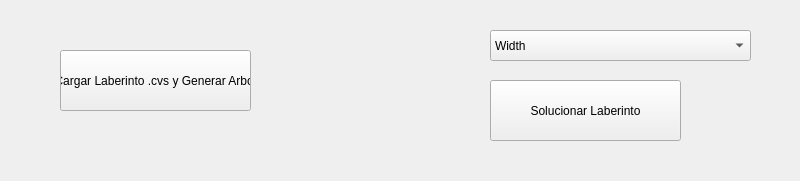
<?xml version="1.0" encoding="UTF-8"?>
<ui version="4.0">
 <class>MainWindow</class>
 <widget class="QMainWindow" name="MainWindow">
  <property name="geometry">
   <rect>
    <x>0</x>
    <y>0</y>
    <width>800</width>
    <height>181</height>
   </rect>
  </property>
  <property name="windowTitle">
   <string>MainWindow</string>
  </property>
  <widget class="QWidget" name="centralwidget">
   <widget class="QComboBox" name="comboBox">
    <property name="geometry">
     <rect>
      <x>490</x>
      <y>30</y>
      <width>261</width>
      <height>31</height>
     </rect>
    </property>
    <item>
     <property name="text">
      <string>Width</string>
     </property>
    </item>
    <item>
     <property name="text">
      <string>Depth</string>
     </property>
    </item>
    <item>
     <property name="text">
      <string>A*</string>
     </property>
    </item>
    <item>
     <property name="text">
      <string>Greedy Search</string>
     </property>
    </item>
    <item>
     <property name="text">
      <string>Interactive Depth</string>
     </property>
    </item>
    <item>
     <property name="text">
      <string>Uniform Cost Search</string>
     </property>
    </item>
   </widget>
   <widget class="QPushButton" name="pushButton">
    <property name="geometry">
     <rect>
      <x>60</x>
      <y>50</y>
      <width>191</width>
      <height>61</height>
     </rect>
    </property>
    <property name="text">
     <string>Cargar Laberinto .cvs y Generar Arbol</string>
    </property>
   </widget>
   <widget class="QPushButton" name="pushButton_2">
    <property name="geometry">
     <rect>
      <x>490</x>
      <y>80</y>
      <width>191</width>
      <height>61</height>
     </rect>
    </property>
    <property name="text">
     <string>Solucionar Laberinto</string>
    </property>
   </widget>
  </widget>
 </widget>
 <resources/>
 <connections/>
</ui>
